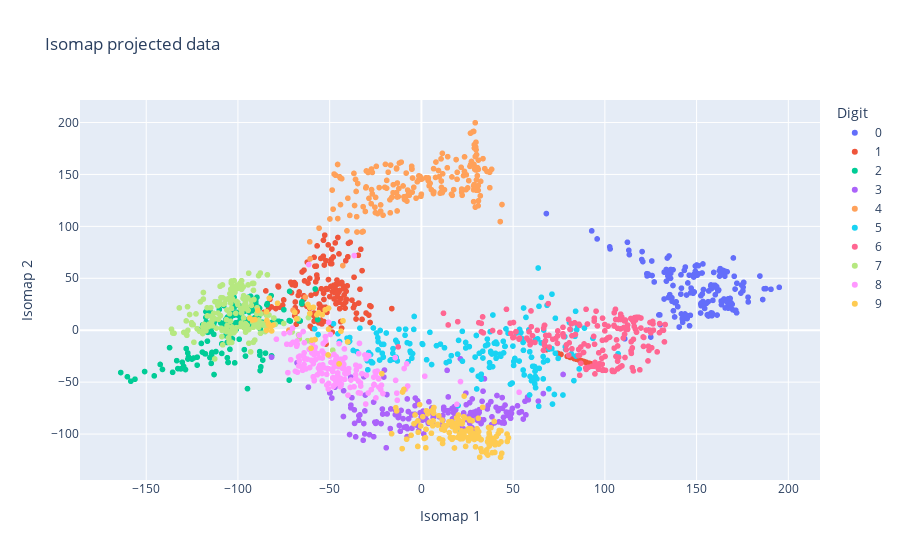

The notebook cell this image was saved under:
### Code cell
from sklearn.manifold import Isomap
isomap = Isomap(n_components=2)
data_isomap = isomap.fit_transform(data)

df_isomap = pd.DataFrame({'target': map(lambda x : str(x),target), 'x': data_isomap[:, 0], 'y': data_isomap[:, 1]})
fig = px.scatter(df_isomap, x="x", y="y", color="target", title ="Isomap projected data", labels={'x': 'Isomap 1', 'y': 'Isomap 2', 'target': 'Digit'})
fig.show()

### Figure 1 — Plotly figure (JSON) as saved in the notebook; plotly's stock layout.template omitted (floating-point values rounded to 4 significant figures; data arrays with more than 128 entries replaced by an {"elided": "..."} marker saying what was removed)
{"data": [{"hovertemplate": "Digit=0<br>Isomap 1=%{x}<br>Isomap 2=%{y}<extra></extra>", "legendgroup": "0", "marker": {"color": "#636efa", "symbol": "circle"}, "mode": "markers", "name": "0", "showlegend": true, "type": "scattergl", "x": {"elided": "178 float values"}, "xaxis": "x", "y": {"elided": "178 float values"}, "yaxis": "y"}, {"hovertemplate": "Digit=1<br>Isomap 1=%{x}<br>Isomap 2=%{y}<extra></extra>", "legendgroup": "1", "marker": {"color": "#EF553B", "symbol": "circle"}, "mode": "markers", "name": "1", "showlegend": true, "type": "scattergl", "x": {"elided": "182 float values"}, "xaxis": "x", "y": {"elided": "182 float values"}, "yaxis": "y"}, {"hovertemplate": "Digit=2<br>Isomap 1=%{x}<br>Isomap 2=%{y}<extra></extra>", "legendgroup": "2", "marker": {"color": "#00cc96", "symbol": "circle"}, "mode": "markers", "name": "2", "showlegend": true, "type": "scattergl", "x": {"elided": "177 float values"}, "xaxis": "x", "y": {"elided": "177 float values"}, "yaxis": "y"}, {"hovertemplate": "Digit=3<br>Isomap 1=%{x}<br>Isomap 2=%{y}<extra></extra>", "legendgroup": "3", "marker": {"color": "#ab63fa", "symbol": "circle"}, "mode": "markers", "name": "3", "showlegend": true, "type": "scattergl", "x": {"elided": "183 float values"}, "xaxis": "x", "y": {"elided": "183 float values"}, "yaxis": "y"}, {"hovertemplate": "Digit=4<br>Isomap 1=%{x}<br>Isomap 2=%{y}<extra></extra>", "legendgroup": "4", "marker": {"color": "#FFA15A", "symbol": "circle"}, "mode": "markers", "name": "4", "showlegend": true, "type": "scattergl", "x": {"elided": "181 float values"}, "xaxis": "x", "y": {"elided": "181 float values"}, "yaxis": "y"}, {"hovertemplate": "Digit=5<br>Isomap 1=%{x}<br>Isomap 2=%{y}<extra></extra>", "legendgroup": "5", "marker": {"color": "#19d3f3", "symbol": "circle"}, "mode": "markers", "name": "5", "showlegend": true, "type": "scattergl", "x": {"elided": "182 float values"}, "xaxis": "x", "y": {"elided": "182 float values"}, "yaxis": "y"}, {"hovertemplate": "Digit=6<br>Isomap 1=%{x}<br>Isomap 2=%{y}<extra></extra>", "legendgroup": "6", "marker": {"color": "#FF6692", "symbol": "circle"}, "mode": "markers", "name": "6", "showlegend": true, "type": "scattergl", "x": {"elided": "181 float values"}, "xaxis": "x", "y": {"elided": "181 float values"}, "yaxis": "y"}, {"hovertemplate": "Digit=7<br>Isomap 1=%{x}<br>Isomap 2=%{y}<extra></extra>", "legendgroup": "7", "marker": {"color": "#B6E880", "symbol": "circle"}, "mode": "markers", "name": "7", "showlegend": true, "type": "scattergl", "x": {"elided": "179 float values"}, "xaxis": "x", "y": {"elided": "179 float values"}, "yaxis": "y"}, {"hovertemplate": "Digit=8<br>Isomap 1=%{x}<br>Isomap 2=%{y}<extra></extra>", "legendgroup": "8", "marker": {"color": "#FF97FF", "symbol": "circle"}, "mode": "markers", "name": "8", "showlegend": true, "type": "scattergl", "x": {"elided": "174 float values"}, "xaxis": "x", "y": {"elided": "174 float values"}, "yaxis": "y"}, {"hovertemplate": "Digit=9<br>Isomap 1=%{x}<br>Isomap 2=%{y}<extra></extra>", "legendgroup": "9", "marker": {"color": "#FECB52", "symbol": "circle"}, "mode": "markers", "name": "9", "showlegend": true, "type": "scattergl", "x": {"elided": "180 float values"}, "xaxis": "x", "y": {"elided": "180 float values"}, "yaxis": "y"}], "layout": {"legend": {"title": {"text": "Digit"}, "tracegroupgap": 0}, "title": {"text": "Isomap projected data"}, "xaxis": {"anchor": "y", "domain": [0, 1], "title": {"text": "Isomap 1"}}, "yaxis": {"anchor": "x", "domain": [0, 1], "title": {"text": "Isomap 2"}}}}
